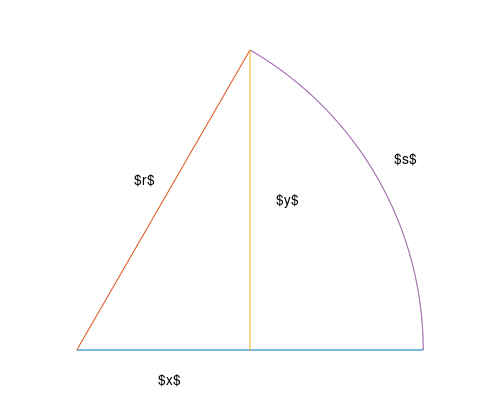
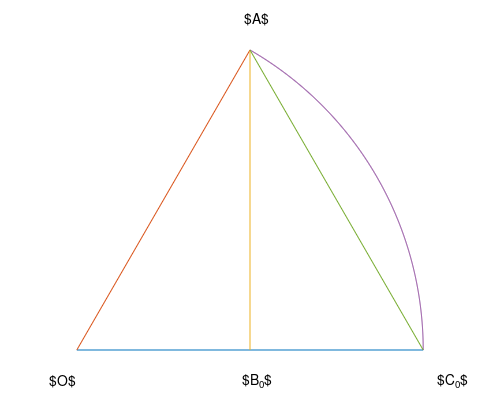
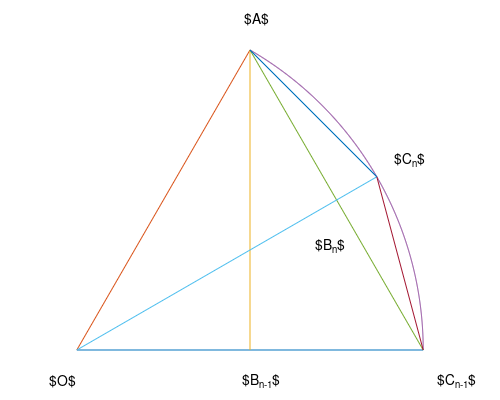
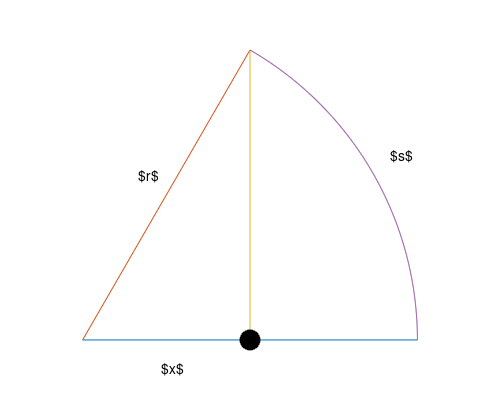

Recreate these plots in MATLAB, in order.
% =============================================================================
% Copyright © 2026 Fredrik Bierich
% 
% This file is licensed under the MIT License.
%
% Permission is hereby granted to use, copy, modify, merge, and distribute 
% this software for any purpose, provided that the above copyright notice 
% and this permission notice are included in all copies.
%
% For commercial licensing inquiries, please contact: fredrik.bierich@gmail.com
% =============================================================================
function main()
    circularsectorfigure();
    circularsectorsequencefigure();
    simpleharmonicmotionfigure();
    uniformcircularmotionfigures();
    function circularsectorfigure()
        f = figure('Visible', 'off');
        ax = axes(f);
        circularsector(ax);
        axis(ax, 'equal', 'off');
        text(ax, 0.1675, 0.49, '$r$');
        text(ax, 0.9185, 0.5506, '$s$');
        text(ax, 0.235, -0.0877, '$x$');
        text(ax, 0.5775, 0.431, '$y$');
        print2tex(f, 'circular_sector.tex');
        close(f);
    end
    function circularsectorsequencefigure()
        O = [0; 0];
        r = 1;
        s1 = 0;
        s2 = 1.0472;
        f = figure('Visible', 'off');
        ax = axes(f, 'NextPlot', 'add');
        [pl, ~] = circularsector(ax, O, r, s1, s2);
        plot(ax, pl(1, [1, end]), pl(2, [1, end]));
        axis(ax, 'equal', 'off');
        text(ax, -0.08, -0.0877, '$O$');
        text(ax, 0.485, 0.957, '$A$');
        t1 = text(ax, 1.0415, -0.0877, '$C_0$');
        t2 = text(ax, 0.4795, -0.0877, '$B_0$');
        print2tex(f, 'circular_sector_sequence_base_case.tex');
        mid = (s1 + s2) / 2;
        pmid = [cos2(r, mid); sin2(r, mid)];
        plot(ax, [O(1), pmid(1)], [O(2), pmid(2)]);
        plot(ax, [pmid(1), pl(1, 1)], [pmid(2), pl(2, 1)]);
        plot(ax, [pmid(1), pl(1, end)], [pmid(2), pl(2, end)]);
        set(t1, 'string', '$C_{n-1}$');
        set(t2, 'string', '$B_{n-1}$');
        text(ax, 0.9185, 0.5506, '$C_n$');
        text(ax, 0.689, 0.3031, '$B_n$');
        print2tex(f, 'circular_sector_sequence_recursive_step.tex');
        close(f);
    end
    function simpleharmonicmotionfigure()
        f = figure('Visible', 'off');
        ax = axes(f, 'NextPlot', 'add');
        [~, q] = circularsector(ax);
        point(ax, q);
        axis(ax, 'equal', 'off');
        text(ax, 0.1675, 0.49, '$r$');
        text(ax, 0.9185, 0.5506, '$s$');
        text(ax, 0.235, -0.0877, '$x$');
        print2tex(f, 'simple_harmonic_motion.tex');
        close(f);
    end
    function uniformcircularmotionfigures()
        O = [0; 0];
        r = 0.03;
        f = figure('Visible', 'off');
        ax = axes(f, 'NextPlot', 'add');
        [pl, q] = circularsector(ax, O);
        point(ax, pl(:, end), r);
        axis(ax, 'equal', 'off');
        t1 = text(ax, 0.1675, 0.49, '$r$');
        text(ax, 0.9185, 0.5506, '$s$');
        t2 = text(ax, 0.235, -0.0877, '$x$');
        t3 = text(ax, 0.5775, 0.431, '$y$');
        print2tex(f, 'uniform_circular_motion.tex');
        arrow(ax, O, q);
        arrow(ax, q, pl(:, end) - r * normalize(pl(:, end) - q, "norm", 2));
        arrow(ax, O, pl(:, end) - r * normalize(pl(:, end) - O, "norm", 2));
        set(t1, 'string', '$\vec{r}$');
        set(t2, 'string', '$\vec{r}_x$');
        set(t3, 'string', '$\vec{r}_y$');
        print2tex(f, 'uniform_circular_motion_position_vector_diagram.tex');
        close(f);
    end
end
function s = acos2(r, x)
    assert(r > 0);
    assert(abs(x) <= r);
    m = 10;
    d_r = 2 * r;
    d_rr = d_r * r;
    a = x;
    for k = 1 : m
        a = sqrt(d_rr + d_r * a) / 2;
    end
    s = 2 ^ m * sqrt(d_rr - d_r * a);
end
function x = cos2(r, s)
    assert(r > 0);
    m = 10;
    a = 1 - (s / (2 ^ m * r)) .^ 2 / 2;
    for k = 1 : m
        a = 2 * a .^ 2 - 1;
    end
    x = r * a;
end
function y = sin2(r, s)
    assert(r > 0);
    y = cos2(r, acos2(r, 0) - s);
end
function [pl, q] = circularsector(ax, O = [0; 0], r = 1, s1 = 0, s2 = 1.0472, n = 1000)
    nextPlot = get(ax, 'NextPlot');
    cleanupObj = onCleanup(@() set(ax, 'NextPlot', nextPlot));
    set(ax, 'NextPlot', 'add');
    assert(r > 0);
    assert(s1 ~= s2);
    assert(n > 1);
    l = linspace(s1, s2, n);
    t1 = [cos2(r, l); sin2(r, l)];
    t2 = t1' * t1(:, 1);
    assert(all(t2 > 0));
    pl = O + t1;
    q = O + t1(:, 1) * (t2(end) / t2(1));
    plot(ax, [O(1), pl(1, 1)], [O(2), pl(2, 1)]);
    plot(ax, [O(1), pl(1, end)], [O(2), pl(2, end)]);
    plot(ax, [q(1), pl(1, end)], [q(2), pl(2, end)]);
    plot(ax, pl(1, :), pl(2, :));
end
function point(ax, p, r = 0.03, edgeColor = [0, 0, 0], faceColor = [0, 0, 0], n = 1000)
    nextPlot = get(ax, 'NextPlot');
    cleanupObj = onCleanup(@() set(ax, 'NextPlot', nextPlot));
    set(ax, 'NextPlot', 'add');
    assert(r > 0);
    assert(n > 1);
    l = linspace(0, 2 * acos2(r, -r), n);
    patch(ax, p(1) + cos2(r, l), p(2) + sin2(r, l), 'EdgeColor', edgeColor, 'FaceColor', faceColor);
end
function arrow(ax, p1, p2, headWidth = 0.025, headLength = 0.075, shaftColor = [0, 0, 0], headEdgeColor = [0, 0, 0], headFaceColor = [0, 0, 0])
    nextPlot = get(ax, 'NextPlot');
    cleanupObj = onCleanup(@() set(ax, 'NextPlot', nextPlot));
    set(ax, 'NextPlot', 'add');
    dp = p2 - p1;
    dpnorm = norm(dp);
    assert(dpnorm > headLength);
    t1 = dp / dpnorm .* [headLength, headWidth / 2];
    t2 = p2 - t1(:, 1);
    plot(ax, [p1(1), t2(1)], [p1(2), t2(2)], 'Color', shaftColor);
    patch(ax, [t2(1) + t1(2, 2), p2(1), t2(1) - t1(2, 2)], [t2(2) - t1(1, 2), p2(2), t2(2) + t1(1, 2)], 'EdgeColor', headEdgeColor, 'FaceColor', headFaceColor);
end
function print2tex(figureHandle, fileName, figureWidth = 5, figureHeight = 4, figureMargin = 0.5)
    units = get(figureHandle, 'Units');
    position = get(figureHandle, 'Position');
    paperPositionMode = get(figureHandle, 'PaperPositionMode');
    cleanupObj = onCleanup(@() set(figureHandle, 'Units', units, 'Position', position, 'PaperPositionMode', paperPositionMode));
    assert(figureWidth > 0);
    assert(figureHeight > 0);
    assert(figureMargin >= 0);
    axesHandle = get(figureHandle, 'CurrentAxes');
    left = figureMargin / figureWidth;
    bottom = figureMargin / figureHeight;
    axesWidth = 1 - 2 * left;
    axesHeight = 1 - 2 * bottom;
    set(axesHandle, 'Units', 'normalized');
    set(axesHandle, 'Position', [left, bottom, axesWidth, axesHeight]);
    set(figureHandle, 'Units', 'Inches');
    position = get(figureHandle, 'Position');
    set(figureHandle, 'Position', [position(1), position(2), figureWidth, figureHeight]);
    set(figureHandle, 'PaperPositionMode', 'auto');
    print(figureHandle, fileName, '-dtex');
end
